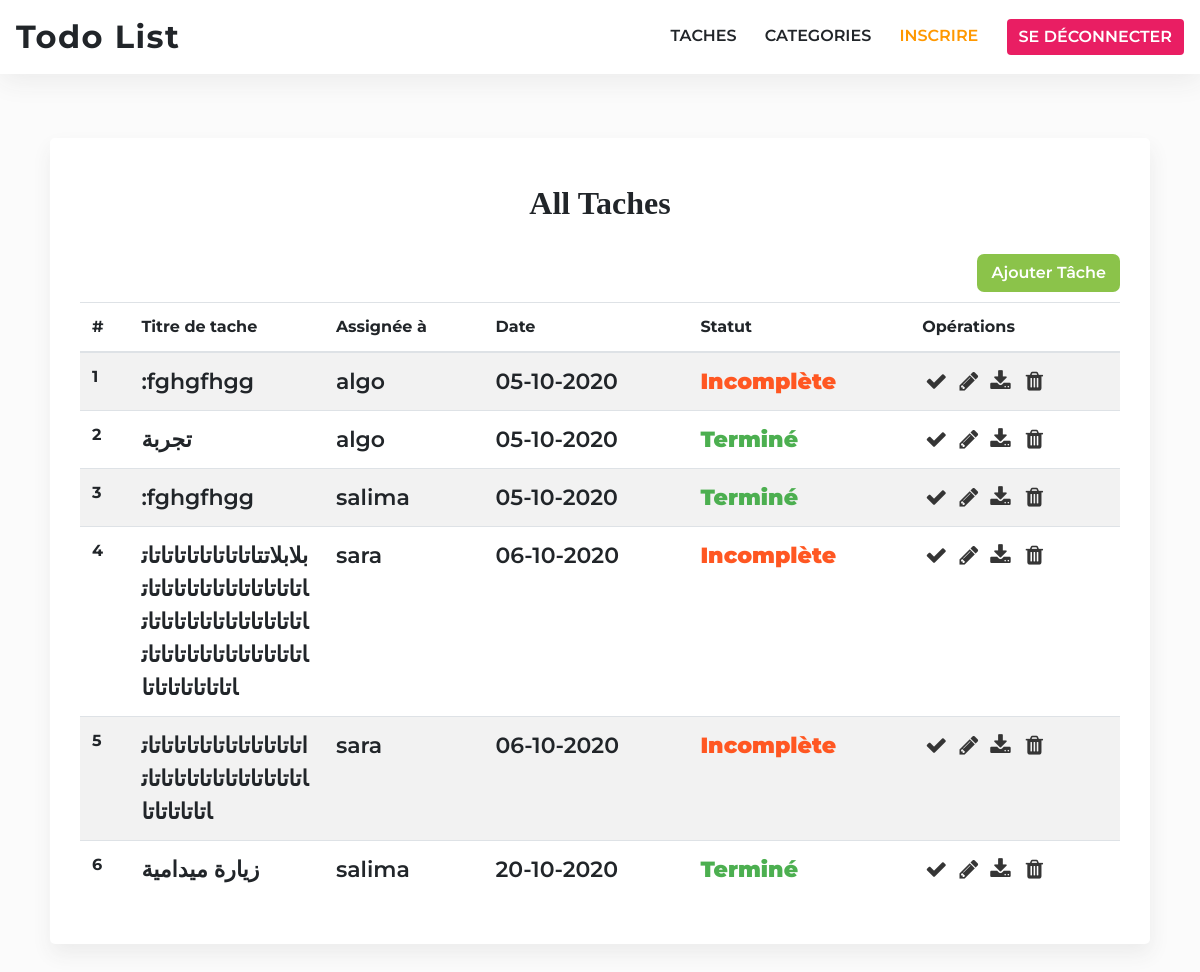
The page /tasks (signed in) on the database its author committed.
### app/models/Model.py (models this page shows, shortened)
class Task(db.Model):
    id = db.Column(db.Integer, primary_key=True)
    title = db.Column(db.String(100), nullable=False)
    description = db.Column(db.Text, nullable=False)
    complete = db.Column(db.Boolean, nullable=False,default=False)
    date = db.Column(db.DateTime, nullable=False, default=datetime.utcnow)
    image = db.Column(db.Text)
    user_id = db.Column(db.Integer, db.ForeignKey('user.id'), nullable=False)

class User(db.Model, UserMixin):
    id = db.Column(db.Integer, autoincrement=True, primary_key=True)
    email = db.Column(db.String(255), unique=True)
    username = db.Column(db.String(255))
    password = db.Column(db.String(255))
    access = db.Column(db.Integer,default=1)
    tasks = db.relationship('Task', backref='user', lazy="dynamic")
    category_id = db.Column(db.Integer, db.ForeignKey('category.id'), nullable=False)
    def is_admin(self):
        return self.access == ACCESS['admin']

### app/views/task.py (the view)
@task.route('/tasks')
@login_required
def tasks():
    title = "Taches"
    category = Category.query.filter_by(id=current_user.category_id).first()
    users = category.users.all()
    if current_user.is_admin():
      tasks = Task.query.order_by(Task.date.asc()).all()
    else:
      tasks = []
      for user in users:
        for task in user.tasks.order_by(Task.date.asc()).all():
          tasks.append(task)
    return render_template('tasks/index.html',title=title, tasks=tasks)

### app/templates/tasks/index.html (shortened to what this page needs)
{% extends "base.html" %} {% block title %}{{ title }}{% endblock %} {% block
content %}
<div class="container all-tasks col-md-11">
  <table class="table table-striped">
    <div>
      <h2>All Taches</h2>
    </div>
    <a class="add-category-btn" href="{{ url_for('task.new_task') }}">Ajouter tâche</a>
    <thead>
      <tr>
        <th scope="col">#</th>
        <th scope="col">Titre de tache</th>
        <th scope="col">Assignée à</th>
        <th scope="col">Date</th>
        <th scope="col">Statut</th>
        <th scope="col">Opérations</th>
      </tr>
    </thead>
    {% if tasks|length <= 0 %}
    <tbody>
      <tr>
        <td colspan="5" class="no-tasks">Il n'y a pas encore des tâches.</td>
      </tr>
    </tbody>
    {% else %}
    <tbody>
      {% for task in tasks %}
      <tr>
        <th scope="row">{{ loop.index }}</th>
        <td class="show-todo-title">{{ task.title }}</td>
        <td>{{ task.user.username }}</td>
        <td>
          {{ task.date.strftime('%d-%m-%Y') }}
        </td>
        <td>
          {% if task.complete %}
          <span class="task-completed">Terminé</span>
          {% else %}
          <span class="task-uncompleted">Incomplète</span>
          {% endif %}
        </td>
        <td class="crud-operations">
          {% if current_user.id == task.user.id or current_user.is_admin() %}
          <a href="{{ url_for('task.complete', id=task.id) }}">
            <i class="fa fa-check" aria-hidden="true"></i>
          </a>
          <a href="{{ url_for('task.edit_task', id=task.id) }}">
            <i class="fa fa-pencil" aria-hidden="true"></i>
          </a>
          <a href="{{ url_for('task.download', id=task.id) }}" target="_blank">
            <i class="fa fa-download" aria-hidden="true"></i>
          </a>
          {% endif %}
          {% if current_user.is_admin() %}
          <form
            id="delete-task"
            action="{{ url_for('task.delete', id=task.id) }}"
            style="display: inline"
            method="POST"
          >
            <button type="submit">
              <i class="fa fa-trash" aria-hidden="true"></i>
            </button>
          </form>
          {% endif %}
        </td>
      </tr>
      {% endfor %}
    </tbody>
    {% endif %}
  </table>
</div>
{% endblock %}

### app/templates/base.html (shortened to what this page needs)
<!DOCTYPE html>
<html lang="en">
  <head>
    {% block head %}
    <link
      rel="stylesheet"
      href="{{ url_for('static', filename= 'css/font-awesome.min.css') }}"
    />
    <link
      rel="stylesheet"
      href="{{ url_for('static', filename= 'css/bootstrap.min.css') }}"
    />
    <link
      rel="stylesheet"
      href="{{ url_for('static', filename= 'css/bootstrap-datepicker3.min.css') }}"
    />
    <link
      rel="stylesheet"
      href="{{ url_for('static', filename= 'css/normalize.css') }}"
    />
    <link
      rel="stylesheet"
      href="{{ url_for('static', filename= 'css/beauty.css') }}"
    />
    {% endblock %}
  </head>
  <body>
    <nav class="navbar navbar-expand-lg navbar-light bg-light">
      <a class="navbar-brand" href="{{ url_for('home.index') }}">Todo List</a>
      {% if current_user.is_authenticated %}
      <div class="ml-auto navbar-right-links">
        <a class="ml-4" href="{{ url_for('task.tasks') }}">Taches</a>
        <a class="ml-4" href="{{ url_for('category.categories') }}">Categories</a>
        <a
          href="{{ url_for('auth.register') }}"
          class="ml-4 btn__register"
          >inscrire</a
        >
        <a href="{{ url_for('auth.logout') }}" class="btn btn-danger ml-4"
          >Se déconnecter</a
        >
      </div>
      {% endif %}
    </nav>
    {% block content %} {% endblock %}
  </body>
</html>

### app/static/css/beauty.css (style rules this page uses)
* { font-family: "Montserrat", sans-serif; box-sizing: border-box; }
body { padding-bottom: 4rem; background: #fbfbfb; }
h1, h2, h4, p { font-family: "Arvo", serif; }
.navbar { background: white !important; box-shadow: 1px 6px 28px #eaeaea; }
.navbar-light .navbar-brand { font-size: 2rem; font-weight: 700; color: #212529; letter-spacing: 1.5px; }
.btn__register { color: #ff9800 !important; }
.navbar-right-links a { text-decoration: none; color: #212529; font-weight: 600; text-transform: uppercase; transition: 0.3s all; }
.navbar-right-links .btn { color: white; background: #e91e63; border: none; }
.all-tasks { margin-top: 4rem; background: #fff; padding: 30px; box-shadow: 1px 10px 20px #ececec; border-radius: 5px; }
.all-tasks h2 { text-align: center; font-weight: 900; font-size: 2rem; margin: 1rem 0 2rem; color: #212529; text-transform: capitalize; }
.all-tasks table tbody tr .crud-operations a { text-decoration: none; margin: 0 3px; color: #353535; transition: 0.3s all ease-in-out; }
.all-tasks table tbody tr .crud-operations form button { border: none; background: no-repeat; color: #353535; transition: 0.3s all ease-in-out; }
.all-tasks table tbody tr td { font-weight: 600; font-size: 22px; text-align: left; }
.all-tasks table tbody tr .show-todo-title { max-width: 120px; overflow-wrap: break-word; }
.all-tasks table tbody tr td > span { font-weight: 900; }
.all-tasks table tbody tr td > .task-completed { color: #4caf50; }
.all-tasks table tbody tr td > .task-uncompleted { color: #ff5722; }
.add-category-btn { float: right; margin-bottom: 10px; background: #8bc34a; padding: 7px 14px; color: white; font-weight: 600; text-transform: capitalize; border-radius: 7px; text-decoration: none; transition: .3s all ease-in-out; }

### rows shown on the page
Task: title ":fghgfhgg", user.username "algo", date "05-10-2020", complete "Incomplète"
Task: title "تجربة", user.username "algo", date "05-10-2020", complete "Terminé"
Task: title ":fghgfhgg", user.username "salima", date "05-10-2020", complete "Terminé"
Task: title "بلابلاتتاتاتاتاتاتاتاتاتاتاتاتاتاتاتاتاتاتاتاتاتاتاتاتاتاتاتاتاتاتاتاتاتاتاتاتاتاتاتاتاتاتاتاتاتاتاتاتاتاتاتاتاتاتاتاتا", user.username "sara", date "06-10-2020", complete "Incomplète"
Task: title "اتاتاتاتاتاتاتاتاتاتاتاتاتاتاتاتاتاتاتاتاتاتاتاتاتاتاتاتاتاتاتا", user.username "sara", date "06-10-2020", complete "Incomplète"
Task: title "زيارة ميدامية", user.username "salima", date "20-10-2020", complete "Terminé"
